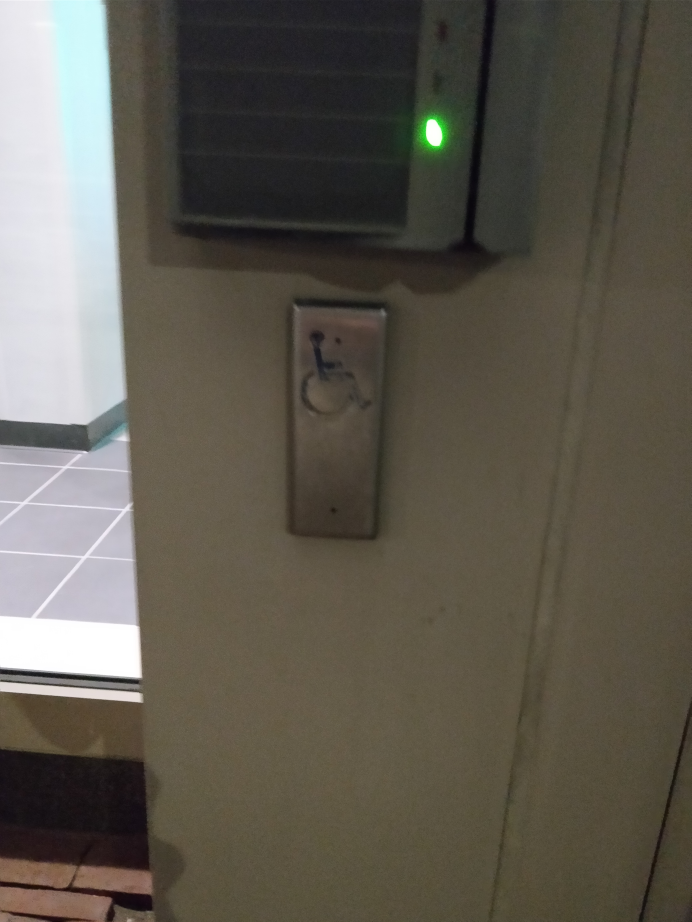
#> input picture Images/test5.jpg, 3456 x 4608 px, found by its file name (shown at 1/5 size)
$ python rectangle.py   (older library calls are emulated)
#> lines starting #> are read from the running program, lines starting #| are printed output that depends on the picture; after the words box and inside, x2 and y2 are one past the last pixel; in counts of white or black regions, pixels touching at a corner belong together
import numpy as np
import cv2

img = cv2.imread('test5.jpg',0)
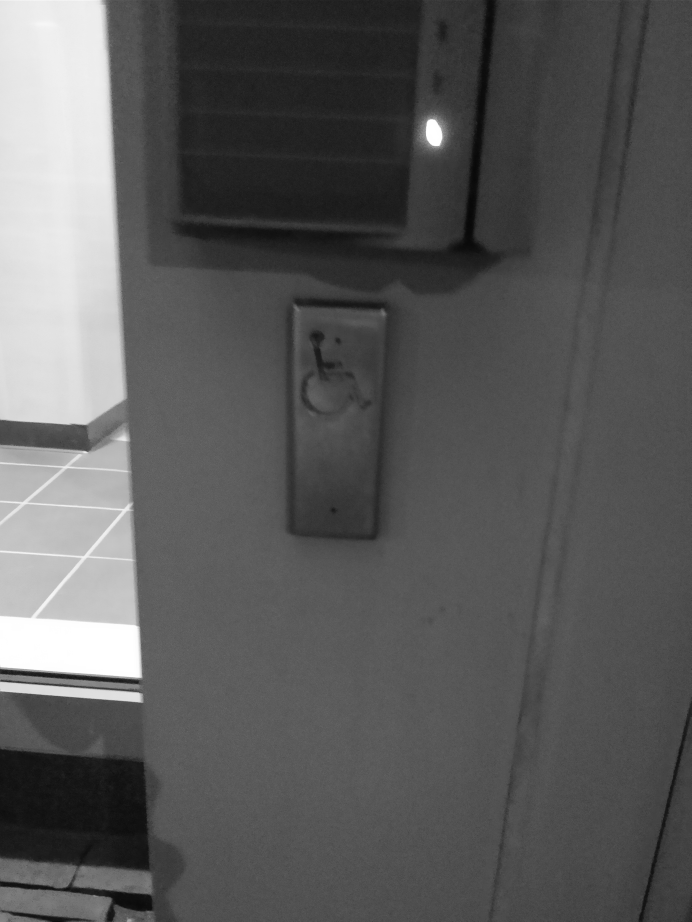
#> img: shape (4608, 3456) (shown at 1/5 size); min 2, max 255, mean 90.6
img=cv2.resize(img,None,fx=0.1, fy=0.1, interpolation = cv2.INTER_CUBIC)
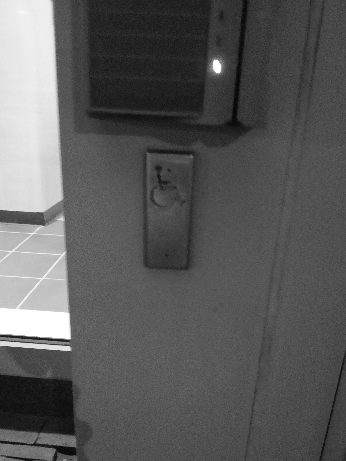
#> img: shape (461, 346); min 7, max 255, mean 90.6
kernel = np.ones((5,5),np.uint8)
img = cv2.erode(img,kernel,iterations = 1)
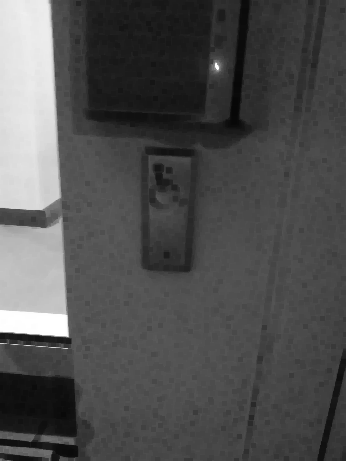
#> img: shape (461, 346); min 7, max 255, mean 80
#img = cv2.morphologyEx(img, cv2.MORPH_OPEN, kernel)
#img = cv2.morphologyEx(img, cv2.MORPH_CLOSE, kernel)


ret,thresh = cv2.threshold(img,127,255,0)
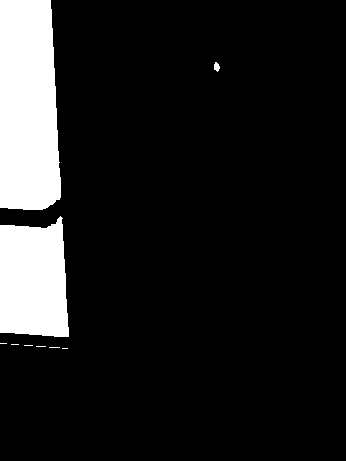
#> thresh: shape (461, 346); 11.9% white; 9 white regions (6 under 20 px)
image, contours, hierarchy = cv2.findContours(thresh,cv2.RETR_TREE,cv2.CHAIN_APPROX_SIMPLE)
#> contours = 9 contours, 6 with area under 20; largest, box (x1, y1, x2, y2) and area: (0, 0, 61, 210) 11447, (0, 216, 69, 337) 7032, (214, 62, 220, 72) 31
#cnt = contours[4]
#img = cv2.drawContours(img, [cnt], 0, (0,255,0), 3)
img = cv2.drawContours(img, contours, -1, (0,255,0), 3)
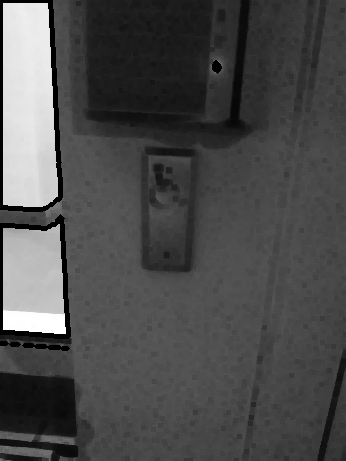
#> img: shape (461, 346); 2.51% of pixels changed, all inside (x1, y1, x2, y2) = (0, 0, 222, 351)
for cnt in contours:
	approx=cv2.approxPolyDP(cnt,0.01*cv2.arcLength(cnt,True),True)
	if len(approx)==4:
		x,y,w,h=cv2.boundingRect(cnt)
		img=cv2.rectangle(img,(x,y),(x+w,y+h),(0,255,0),2)
#> this loop made 9 passes
#> approx on passes 1 to 6: [[62, 348], [67, 348]], [[49, 347], [59, 347]], [[36, 346], [45, 346]], [[24, 345], [32, 345]], [[11, 344], [18, 344]], [[0, 343], [6, 343]]


#cv2.drawContours(img, contours, -1, (0,255,0), 3)

cv2.imshow('img', img)
cv2.waitKey(0)
cv2.destroyAllWindows()

$ run again, with Images/test3.jpg copied over Images/test5.jpg
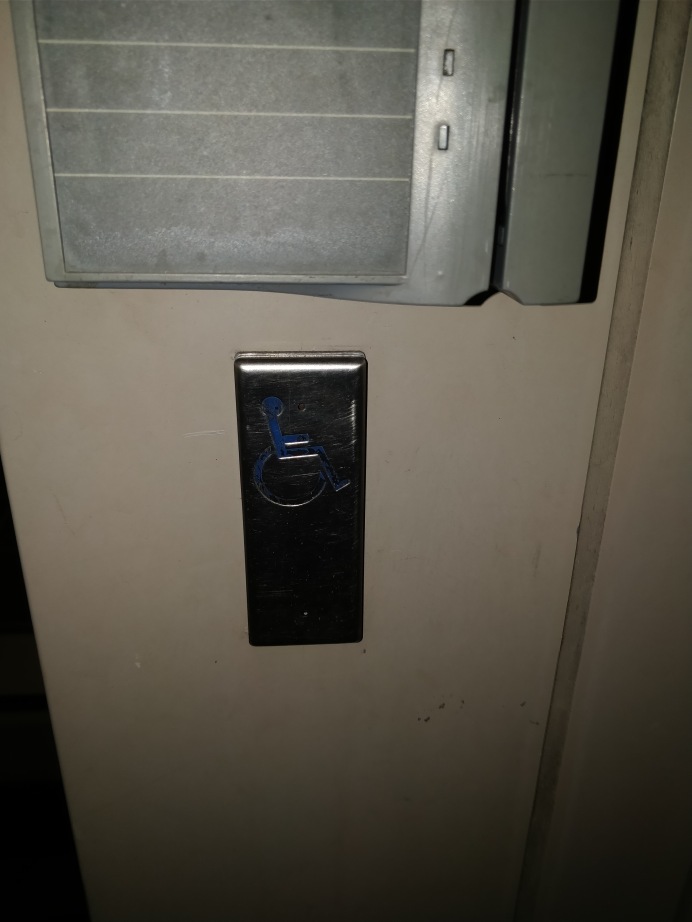
#> input picture Images/test3.jpg, 3456 x 4608 px, found by its file name (shown at 1/5 size)
#> `ret,thresh = cv2.threshold(img,127,255,0)`:
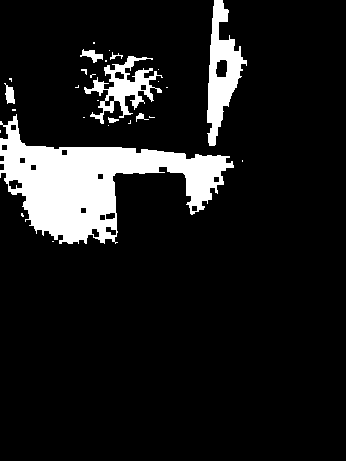
#> thresh: shape (461, 346); 10.8% white; 28 white regions (20 under 20 px)
#> contours = 46 contours, 21 with area under 20; largest, box (x1, y1, x2, y2) and area: (0, 114, 234, 244) 12412, (207, 0, 247, 146) 2565, (84, 56, 163, 124) 1590, (215, 59, 228, 78) 188, (80, 49, 103, 63) 116
#> `img = cv2.drawContours(img, contours, -1, (0,255,0), 3)`:
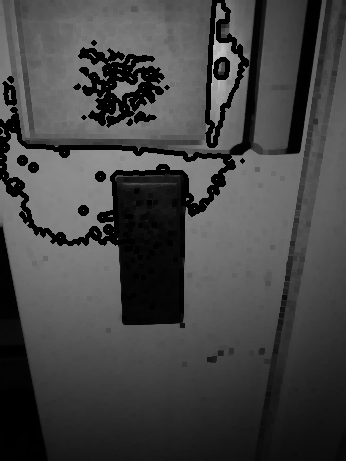
#> img: shape (461, 346); min 0, max 195, mean 68.3
#> the loop `for cnt in contours:` made 46 passes
#> (approx, x, y, w) on passes 9, 26, 36, 44: ([[149, 116], [149, 117], [154, 117], [150, 117]], 149, 116, 6), ([[12, 109], [12, 110], [15, 110], [15, 109]], 12, 109, 4), ([[105, 60], [105, 61], [106, 61], [106, 60]], 105, 60, 2), ([[93, 42], [93, 43], [94, 43], [94, 42]], 93, 42, 2)
